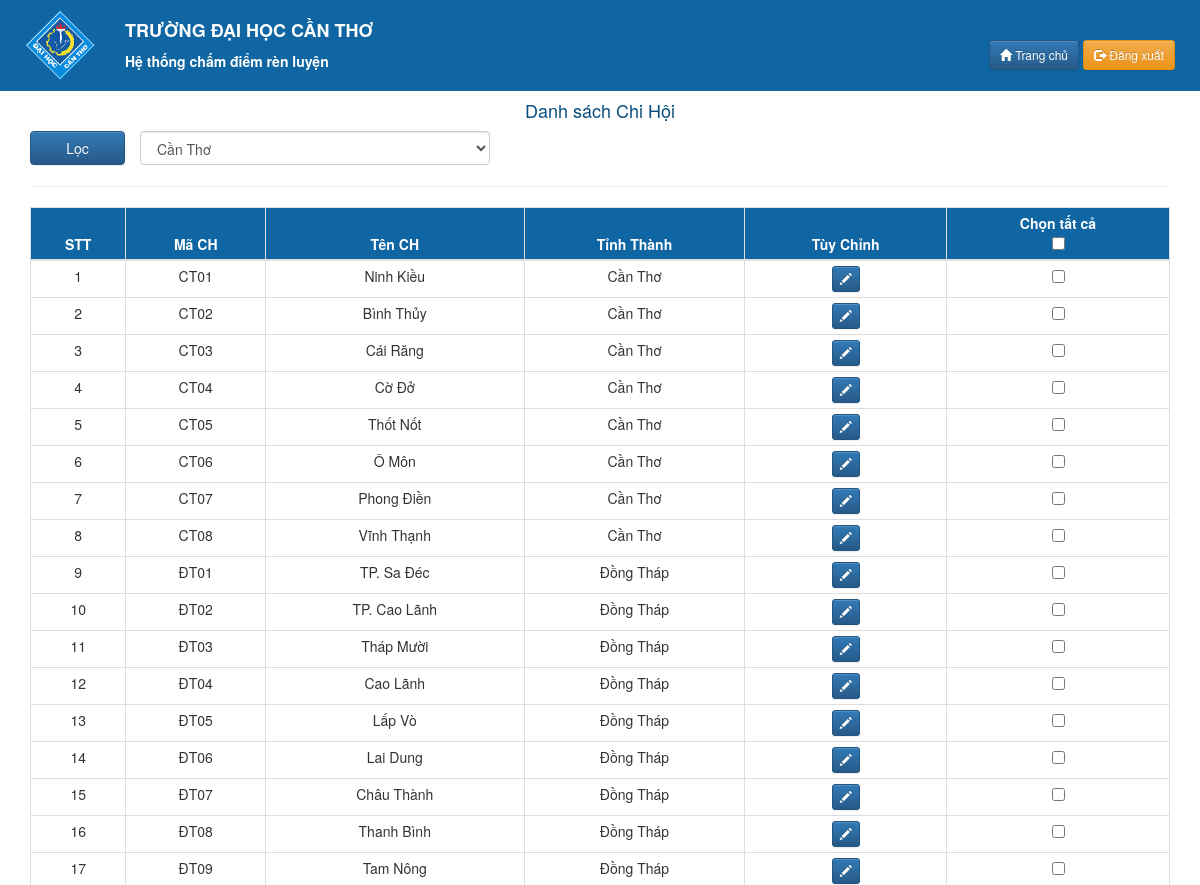
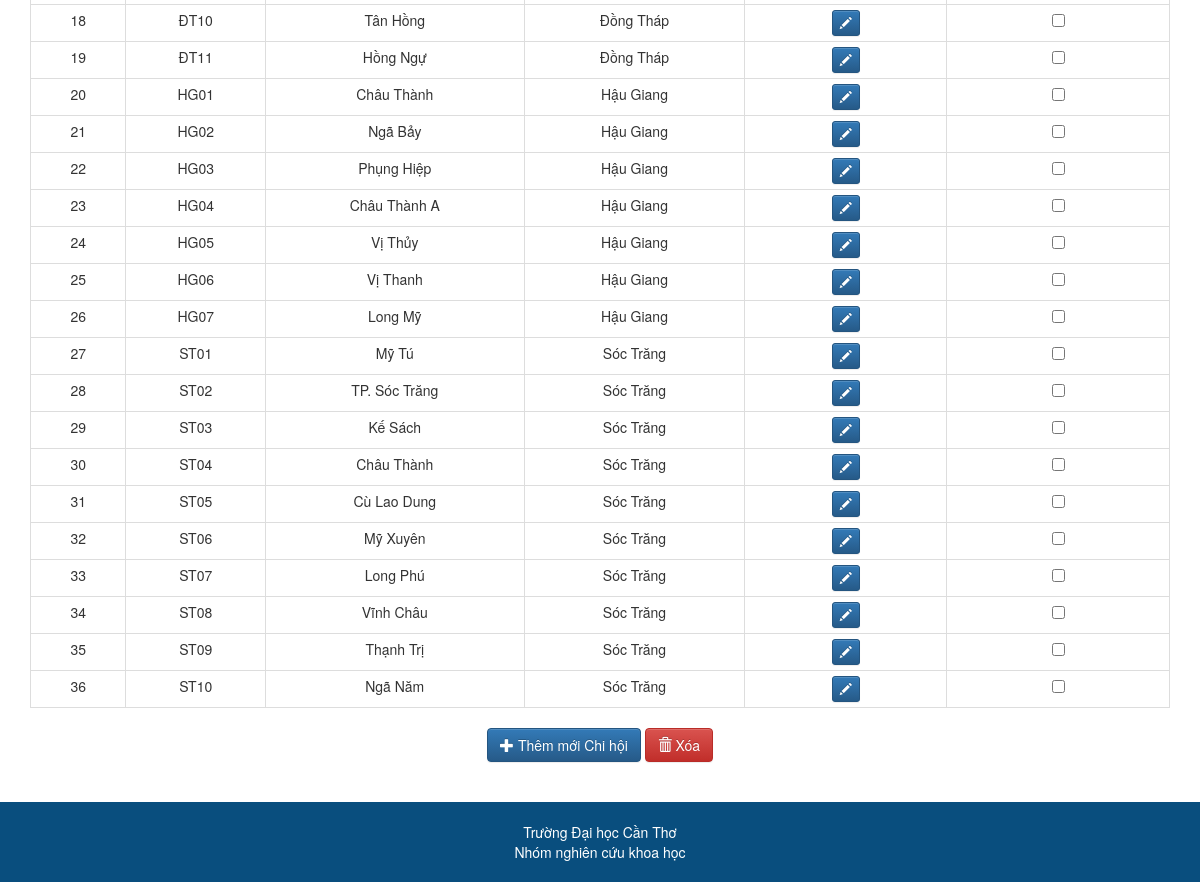
Page /view/branch.manage.php on the committed database (2 pictures, top to bottom).
### tables this page shows
CREATE TABLE `branch` (
  `idBranch` varchar(10) NOT NULL,
  `branchName` varchar(256) DEFAULT NULL,
  `city` varchar(256) DEFAULT NULL
);

### model/BrachMod.php (called while the page is built, shortened)
<?php
class BranchMod
{
    private $conn;
    function __construct()
    {
        $this->conn = new ConnectToSQL();
    }
    public function getBranch()
    {
        $list = array();
        $sql = "SELECT * FROM branch";
        $this->conn->Connect();
        $result = $this->conn->conn->query($sql);
        if ($result->num_rows > 0) {
            $k = 0;
            while ($row = $result->fetch_assoc()) {
                $branch = new BranchObj();
                $branch->setidBranch($row["idBranch"]);
                $branch->setBranchName($row["branchName"]);
                $branch->setCity($row["city"]);
                $list[$k] = $branch;
                $k++;
            }
        } else {
            return 0;
        }
        $this->conn->Stop();
        return $list;
    }
}
?>

### model/ConnectToSQL.php (called while the page is built, shortened)
<?php
Class ConnectToSQL
{
    public function Connect()
    {
        $this->conn = new mysqli('localhost', 'root','', 'managementscore');
    }
}
?>

### model/BranchObj.php (called while the page is built, shortened)
<?php
class BranchObj
{
    private $idBranch;
    private $branchName;
    private $city;
    public function setIdBranch($idBranch)
    {
        $this->idBranch = $idBranch;
    }
    public function getIdBranch()
    {
        return $this->idBranch;
    }
    public function setBranchName($branchName)
    {
        $this->branchName = $branchName;
    }
    public function getBranchName()
    {
        return $this->branchName;
    }
    public function setCity($city)
    {
        $this->city = $city;
    }
    public function getCity()
    {
        return $this->city;
    }
}
?>

### controller/branch/branch.table.php (the view, shortened to what this page needs)
<hr />
<?php
if(!isset($_GET['btnfilter'])) {
    $arrayBranch = array();
    $arrayBranch = $branchMod->getBranch();
}
else {
    $arrayBranch = array();
    $arrayBranch = $branchMod->findBranchByCity($_GET['city']);
}
?>
<table class="table table-bordered table-condensed " id="table-manage-branch">
    <thead>
    <tr>
        <th>STT</th>
        <th>Mã CH</th>
        <th>Tên CH</th>
        <th>Tỉnh Thành</th>
        <th>Tùy Chỉnh</th>
        <th>Chọn tất cả<br>
            <input type="checkbox" onClick="toggle(this)"></th>
    </tr>
    </thead>
    <tbody>
    <form action="branch.manage.php" method="post" id="manageForm">
        <?php
              $i=0;
            if($arrayBranch<=0) echo 'Không có dữ liệu';
            else
                foreach ($arrayBranch as $key => $value) {
                    $i++;
                    echo '
                <tr>
                    <td>'.$i.'</td>
                    <td>
                        ' . $value->getIdBranch() . '
                    </td>
                    <td>
                        ' . $value->getBranchName() . '
                    </td>
                    <td>
                        ' . $value->getCity() . '
                    </td>
                    <td>
                        <a href="?idBranch='.$value->getIdBranch().'" class="btn btn-primary btn-sm"><span class="glyphicon glyphicon-pencil"></span></a>
                    </td>
                    <td>
                        <input type="checkbox" name="xoa[]" id="'.$value->getIdBranch().'" value="'.$value->getIdBranch().'"/>
                    </td>
                </tr>';
        }
        ?>
    </form>
    </tbody>
</table>

### controller/header.php (shortened to what this page needs)
<!DOCTYPE html>
<html lang="en">
<head>
  <link rel="stylesheet" href="../public/bootstrap/css/bootstrap.min.css">
  <link rel="stylesheet" href="../public/bootstrap/css/bootstrap-theme.min.css">
  <link rel="stylesheet" type="text/css" href="../public/style/dataTables.bootstrap.min.css">
  <link rel="stylesheet" href="../public/style/style.css">
</head>
<body>
  <div class="banner container-fluid">
    <div class="col-sm-2 logo">
      <img src="../public/img/logo.gif" width="70" alt="">
    </div>
    <div class="banner-title col-sm-8">
      <h4><strong>TRƯỜNG ĐẠI HỌC CẦN THƠ</strong></h4>
      <p><strong>Hệ thống chấm điểm rèn luyện</strong></p>
    </div>
    <div class="banner-action col-sm-2 text-right">
      <a href="main.php" class="btn btn-primary btn-sm">
        <span class="glyphicon glyphicon-home"></span> Trang chủ</a>
      <a href="../controller/account/account.logout.php" class="btn btn-warning btn-sm">
        <span class="glyphicon glyphicon-log-out"></span> Đăng xuất</a>
    </div>
  </div>

### view/branch.manage.php (shortened to what this page needs)
<?php
require_once "../controller/header.php";
$branchMod = new BranchMod();
?>
    <div class="container main-academy-container">
        <div class="academy-action-list text-center">
            <h4>Danh sách Chi Hội</h4>
            <div class="form-group">
                <form action="" method="get">
                    <input type="submit" value="Lọc" class="btn btn-primary col-sm-1" name="btnfilter">
                    <?php
                    require "../controller/branch/branch.filter.city.php";
                    ?>
                </form>
                <br>
                <br>
            </div>
            <?php
            require_once "../controller/branch/branch.content.php";
            ?>
        </div>
    </div>
<br>
<?php
require_once "../controller/footer.php";
?>
</body>
</html>

### controller/branch/branch.filter.city.php (shortened to what this page needs)
<div class="col-sm-4">
    <select name="city" id="" class="form-control">
        <?php
        echo'
                            <option value="Cần Thơ">Cần Thơ</option>
                            ';
        ?>
    </select>
</div>

### controller/branch/branch.content.php (shortened to what this page needs)
<div class="">
    <?php
    require "../controller/branch/branch.table.php";
    ?>
    <form action="" class="form-inline">
        <a class="btn btn-primary col align-self-center " data-toggle="modal" data-target="#addBranch">
            <span class="glyphicon glyphicon-plus"></span> Thêm mới Chi hội
        </a>
        <a class="btn btn-danger col align-self-center " data-toggle="modal" data-target="#deleteBranch">
            <span class="glyphicon glyphicon-trash"></span> Xóa
        </a>
    </form>
</div>

### controller/footer.php (shortened to what this page needs)
<br />
<footer class="footer text-center">
    Trường Đại học Cần Thơ <br> Nhóm nghiên cứu khoa học
</footer>
</body>
</html>

### public/style/style.css (style rules this page uses)
.banner { color: #ffffff; background-color: #1066A2; padding: 10px; }
.banner .logo { width: 100px; }
.banner .banner-title { width: 300px; }
.banner .banner-action { width: 220px; padding-top: 30px; float: right; }
.container { min-height: 400px; }
footer { padding: 20px; background-color: #094E7E; color: #fff; width: 100%; }
.main-academy-container h4 { color: #094E7E; }
.main-academy-container hr { margin-top: 0; }
.academy-action-list .table thead { background-color: #1066A2; color: #ffffff; }
.academy-action-list .table thead th { text-align: center !important; }
.academy-action-list .table tbody tr td:first-child, .academy-action-list .table tbody tr td:last-child { text-align: center; }
.academy-action-list .table .btn-sm { padding: 3px 7px; margin: 0; }

### rows in the picture
branch: idBranch "CT01", branchName "Ninh Kiều", city "Cần Thơ"
branch: idBranch "CT02", branchName "Bình Thủy", city "Cần Thơ"
branch: idBranch "CT03", branchName "Cái Răng", city "Cần Thơ"
branch: idBranch "CT04", branchName "Cờ Đở", city "Cần Thơ"
branch: idBranch "CT05", branchName "Thốt Nốt", city "Cần Thơ"
branch: idBranch "CT06", branchName "Ô Môn", city "Cần Thơ"
branch: idBranch "CT07", branchName "Phong Điền", city "Cần Thơ"
branch: idBranch "CT08", branchName "Vĩnh Thạnh", city "Cần Thơ"
branch: idBranch "ĐT01", branchName "TP. Sa Đéc", city "Đồng Tháp"
branch: idBranch "ĐT02", branchName "TP. Cao Lãnh", city "Đồng Tháp"
branch: idBranch "ĐT03", branchName "Tháp Mười", city "Đồng Tháp"
branch: idBranch "ĐT04", branchName "Cao Lãnh", city "Đồng Tháp"
branch: idBranch "ĐT05", branchName "Lấp Vò", city "Đồng Tháp"
branch: idBranch "ĐT06", branchName "Lai Dung", city "Đồng Tháp"
branch: idBranch "ĐT07", branchName "Châu Thành", city "Đồng Tháp"
branch: idBranch "ĐT08", branchName "Thanh Bình", city "Đồng Tháp"
branch: idBranch "ĐT09", branchName "Tam Nông", city "Đồng Tháp"
branch: idBranch "ĐT10", branchName "Tân Hồng", city "Đồng Tháp"
branch: idBranch "ĐT11", branchName "Hồng Ngự", city "Đồng Tháp"
branch: idBranch "HG01", branchName "Châu Thành", city "Hậu Giang"
branch: idBranch "HG02", branchName "Ngã Bảy", city "Hậu Giang"
branch: idBranch "HG03", branchName "Phụng Hiệp", city "Hậu Giang"
branch: idBranch "HG04", branchName "Châu Thành A", city "Hậu Giang"
branch: idBranch "HG05", branchName "Vị Thủy", city "Hậu Giang"
branch: idBranch "HG06", branchName "Vị Thanh", city "Hậu Giang"
branch: idBranch "HG07", branchName "Long Mỹ", city "Hậu Giang"
branch: idBranch "ST01", branchName "Mỹ Tú", city "Sóc Trăng"
branch: idBranch "ST02", branchName "TP. Sóc Trăng", city "Sóc Trăng"
branch: idBranch "ST03", branchName "Kế Sách", city "Sóc Trăng"
branch: idBranch "ST04", branchName "Châu Thành", city "Sóc Trăng"
branch: idBranch "ST05", branchName "Cù Lao Dung", city "Sóc Trăng"
branch: idBranch "ST06", branchName "Mỹ Xuyên", city "Sóc Trăng"
branch: idBranch "ST07", branchName "Long Phú", city "Sóc Trăng"
branch: idBranch "ST08", branchName "Vĩnh Châu", city "Sóc Trăng"
branch: idBranch "ST09", branchName "Thạnh Trị", city "Sóc Trăng"
branch: idBranch "ST10", branchName "Ngã Năm", city "Sóc Trăng"
